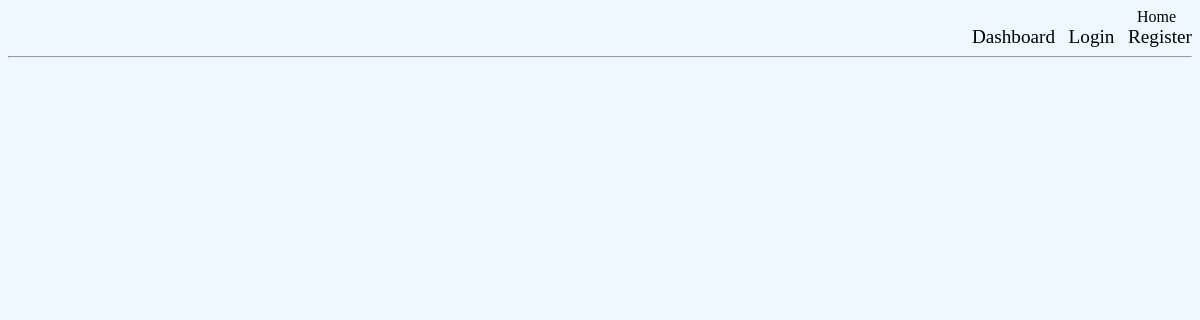
The page /by/5 on the database as committed earlier.
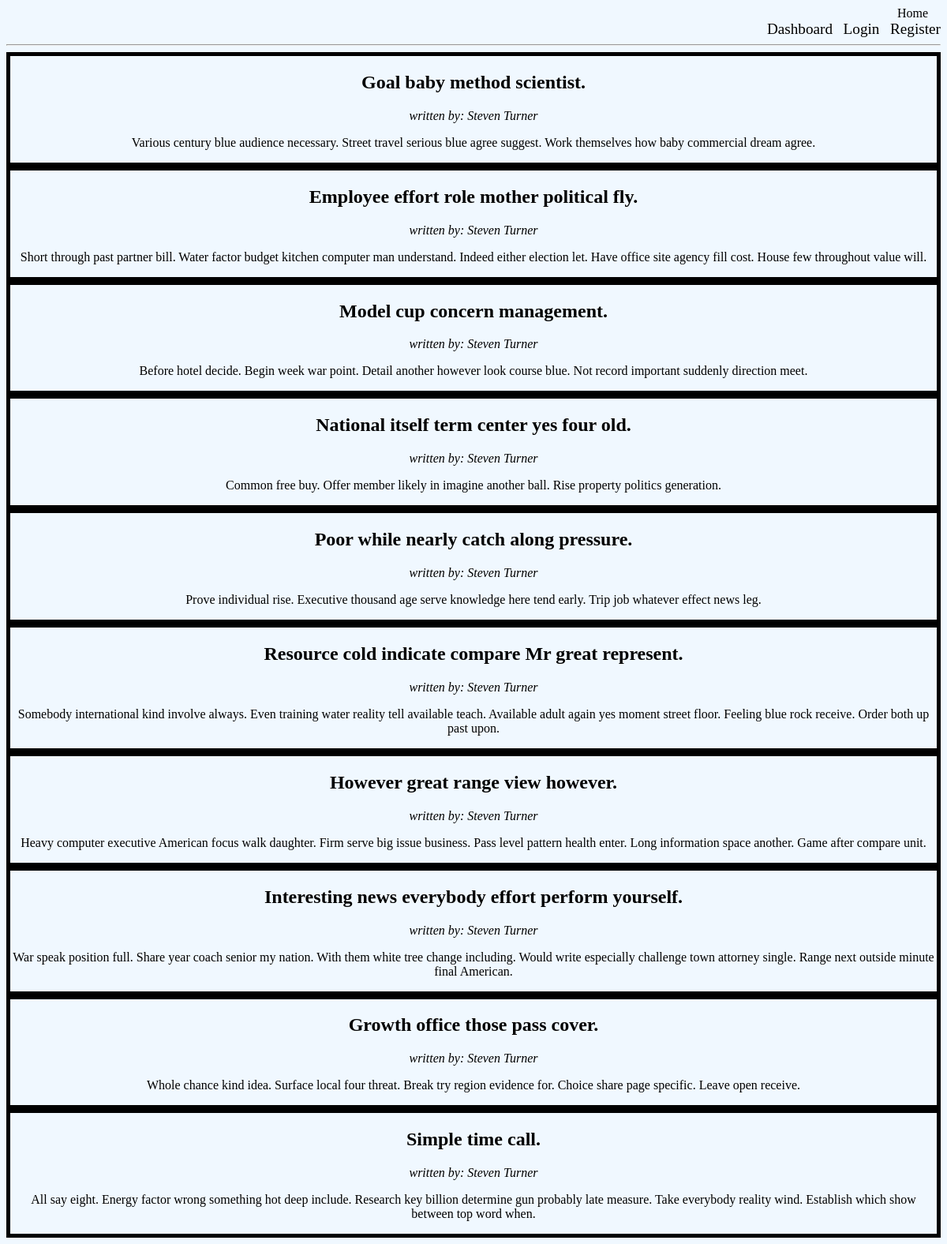
The same page on the database as committed later.
### app.py (models this page shows)
class Post(db.Model):
    id = db.Column(db.Integer, primary_key=True)
    title = db.Column(db.String(200), nullable=False)
    image = db.Column(db.String(200), nullable=True)
    desc = db.Column(db.String(1000), nullable=False)
    date_created = db.Column(db.DateTime, default=datetime.now)
    author_id = db.Column(db.Integer, db.ForeignKey('user.id'))
    id_labeled = db.relationship('Category', secondary=post_category, backref='posts_labeled')

class User(db.Model, UserMixin):
    id = db.Column(db.Integer, primary_key=True)
    username = db.Column(db.String(30), nullable=False, unique=True)
    password = db.Column(db.String(30), nullable=False)
    role = db.Column(db.String(10), nullable=False)
    posts = db.relationship('Post', backref='author')

### app.py (the view)
@app.route('/by/<name>')
def written_by(name):
    posts = Post.query.filter_by(author_id=name)
    return render_template('index.html', posts=posts)

### templates/index.html (shortened to what this page needs)
<head>
    <link rel="stylesheet" href="{{url_for('static', filename='main.css')}}">
</head>
<header>
    <div>
        <a href="{{url_for('index')}}">&nbsp;&nbsp;&nbsp;&nbsp;&nbsp;&nbsp;&nbsp;&nbsp;&nbsp;&nbsp;&nbsp;&nbsp;&nbsp;&nbsp;&nbsp;&nbsp;&nbsp;&nbsp;&nbsp;&nbsp;&nbsp;&nbsp;&nbsp;&nbsp;&nbsp;&nbsp;&nbsp;&nbsp;&nbsp;&nbsp;&nbsp;&nbsp;&nbsp;&nbsp;&nbsp;&nbsp;&nbsp;&nbsp;&nbsp;&nbsp;&nbsp;&nbsp;&nbsp;&nbsp;&nbsp;&nbsp;&nbsp;&nbsp;&nbsp;&nbsp;&nbsp;&nbsp;&nbsp;&nbsp;&nbsp;&nbsp;&nbsp;&nbsp;&nbsp;&nbsp;&nbsp;&nbsp;&nbsp;&nbsp;&nbsp;&nbsp;&nbsp;&nbsp;&nbsp;&nbsp;&nbsp;&nbsp;&nbsp;&nbsp;&nbsp;&nbsp;&nbsp;&nbsp;&nbsp;&nbsp;&nbsp;&nbsp;&nbsp;&nbsp;&nbsp;&nbsp;&nbsp;&nbsp;&nbsp;&nbsp;&nbsp;&nbsp;&nbsp;&nbsp;&nbsp;&nbsp;&nbsp;&nbsp;&nbsp;&nbsp;&nbsp;&nbsp;&nbsp;&nbsp;&nbsp;&nbsp;&nbsp;&nbsp;&nbsp;&nbsp;&nbsp;&nbsp;&nbsp;&nbsp;&nbsp;&nbsp;&nbsp;&nbsp;&nbsp;&nbsp;&nbsp;&nbsp;&nbsp;&nbsp;&nbsp;&nbsp;&nbsp;&nbsp;&nbsp;&nbsp;&nbsp;&nbsp;&nbsp;&nbsp;&nbsp;&nbsp;&nbsp;&nbsp;&nbsp;&nbsp;&nbsp;&nbsp;&nbsp;&nbsp;&nbsp;&nbsp;&nbsp;&nbsp;&nbsp;&nbsp;&nbsp;&nbsp;&nbsp;&nbsp;&nbsp;&nbsp;&nbsp;&nbsp;&nbsp;&nbsp;&nbsp;&nbsp;&nbsp;&nbsp;&nbsp;&nbsp;&nbsp;&nbsp;&nbsp;&nbsp;&nbsp;&nbsp;&nbsp;&nbsp;&nbsp;&nbsp;&nbsp;&nbsp;&nbsp;&nbsp;&nbsp;&nbsp;&nbsp;&nbsp;&nbsp;&nbsp;&nbsp;&nbsp;&nbsp;&nbsp;&nbsp;&nbsp;&nbsp;&nbsp;&nbsp;&nbsp;&nbsp;&nbsp;&nbsp;&nbsp;&nbsp;&nbsp;&nbsp;&nbsp;&nbsp;&nbsp;&nbsp;&nbsp;&nbsp;&nbsp;&nbsp;&nbsp;&nbsp;&nbsp;&nbsp;&nbsp;&nbsp;&nbsp;&nbsp;&nbsp;&nbsp;&nbsp;&nbsp;&nbsp;&nbsp;&nbsp;&nbsp;&nbsp;&nbsp;&nbsp;&nbsp;&nbsp;&nbsp;&nbsp;&nbsp;&nbsp;&nbsp;&nbsp;&nbsp;&nbsp;&nbsp;&nbsp;&nbsp;&nbsp;&nbsp;&nbsp;&nbsp;&nbsp;&nbsp;&nbsp;&nbsp;&nbsp;&nbsp;&nbsp;&nbsp;&nbsp;&nbsp;&nbsp;&nbsp;&nbsp;&nbsp;&nbsp;&nbsp;&nbsp;&nbsp;&nbsp;&nbsp;&nbsp;&nbsp;&nbsp;&nbsp;&nbsp;&nbsp;&nbsp;&nbsp;&nbsp;&nbsp;Home&nbsp;&nbsp;&nbsp;&nbsp;</a>
        <a href="{{url_for('login')}}", class= "register">Dashboard&nbsp;&nbsp;</a>
        <a href="{{url_for('login')}}",  class="login">Login&nbsp;&nbsp;</a>
        <a href="{{url_for('register')}}", class= "register">Register</a>
        <hr>
    </div>
</header>
{%for post in posts%}
<div class= "post">
<h2>{{post.title}}</h2>
<i>written by: <a href="/by/{{post.author.id}}">{{post.author.username}}</a></i>
<p>{{post.desc}}</p>
</div>
{%endfor%}
</body>
{% extends 'base.html' %}

Rows that differ between the two databases and show on the page:
added Post: title "Goal baby method scientist.", author.username "Steven Turner", desc "Various century blue audience necessary. Street travel serious blue agree suggest. Work themselves how baby commercial dream agree."
added Post: title "Employee effort role mother political fly.", author.username "Steven Turner", desc "Short through past partner bill. Water factor budget kitchen computer man understand. Indeed either election let. Have office site agency fill cost. House few throughout value will."
added Post: title "Model cup concern management.", author.username "Steven Turner", desc "Before hotel decide. Begin week war point. Detail another however look course blue. Not record important suddenly direction meet."
added Post: title "National itself term center yes four old.", author.username "Steven Turner", desc "Common free buy. Offer member likely in imagine another ball. Rise property politics generation."
added Post: title "Poor while nearly catch along pressure.", author.username "Steven Turner", desc "Prove individual rise. Executive thousand age serve knowledge here tend early. Trip job whatever effect news leg."
added Post: title "Resource cold indicate compare Mr great represent.", author.username "Steven Turner", desc "Somebody international kind involve always. Even training water reality tell available teach. Available adult again yes moment street floor. Feeling blue rock receive. Order both up past upon."
added Post: title "However great range view however.", author.username "Steven Turner", desc "Heavy computer executive American focus walk daughter. Firm serve big issue business. Pass level pattern health enter. Long information space another. Game after compare unit."
added Post: title "Interesting news everybody effort perform yourself.", author.username "Steven Turner", desc "War speak position full. Share year coach senior my nation. With them white tree change including. Would write especially challenge town attorney single. Range next outside minute final American."
added Post: title "Growth office those pass cover.", author.username "Steven Turner", desc "Whole chance kind idea. Surface local four threat. Break try region evidence for. Choice share page specific. Leave open receive."
added Post: title "Simple time call.", author.username "Steven Turner", desc "All say eight. Energy factor wrong something hot deep include. Research key billion determine gun probably late measure. Take everybody reality wind. Establish which show between top word when."
